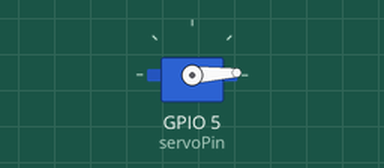
Bench run of a sketch on a simulated ESP32-C3. Parts: servo.

Above: at 0.05 s.
At 0.65 s:
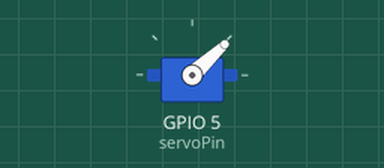
At 1.25 s:
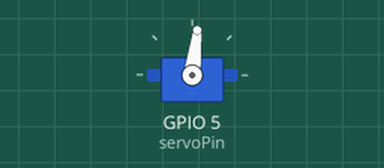
At 2.5 s:
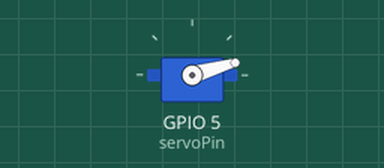
Timing chart, 0 to 6.3 s (numbered marks = the images above):
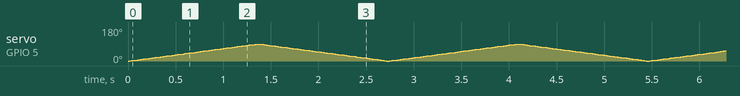

The sketch:

Esp32Servo.ino
```cpp
#include <ESP32Servo.h>

Servo myservo;  // create servo object to control a servo
// 16 servo objects can be created on the ESP32

int pos = 0;    // variable to store the servo position
// Recommended PWM GPIO pins on the ESP32 include 2,4,12-19,21-23,25-27,32-33
// Possible PWM GPIO pins on the ESP32-S2: 0(used by on-board button),1-17,18(used by on-board LED),19-21,26,33-42
// Possible PWM GPIO pins on the ESP32-S3: 0(used by on-board button),1-21,35-45,47,48(used by on-board LED)
// Possible PWM GPIO pins on the ESP32-C3: 0(used by on-board button),1-7,8(used by on-board LED),9-10,18-21
int servoPin = 5;

void setup() {
	// Allow allocation of all timers
	ESP32PWM::allocateTimer(0);
	ESP32PWM::allocateTimer(1);
	ESP32PWM::allocateTimer(2);
	ESP32PWM::allocateTimer(3);
	myservo.setPeriodHertz(50);    // standard 50 hz servo
	myservo.attach(servoPin, 500, 2500); // attaches the servo on pin 18 to the servo object
	// using default min/max of 1000us and 2000us
	// different servos may require different min/max settings
	// for an accurate 0 to 180 sweep

  myservo.write(0);    // tell servo to go to 0°

}

void loop() {

	for (pos = 0; pos <= 90; pos += 1) { // goes from 0 degrees to 90 degrees
		// in steps of 1 degree
		myservo.write(pos);    // tell servo to go to position in variable 'pos'
		delay(15);             // waits 15ms for the servo to reach the position
	}
	for (pos = 90; pos >= 0; pos -= 1) { // goes from 90 degrees to 0 degrees
		myservo.write(pos);    // tell servo to go to position in variable 'pos'
		delay(15);             // waits 15ms for the servo to reach the position
	}
}
```
